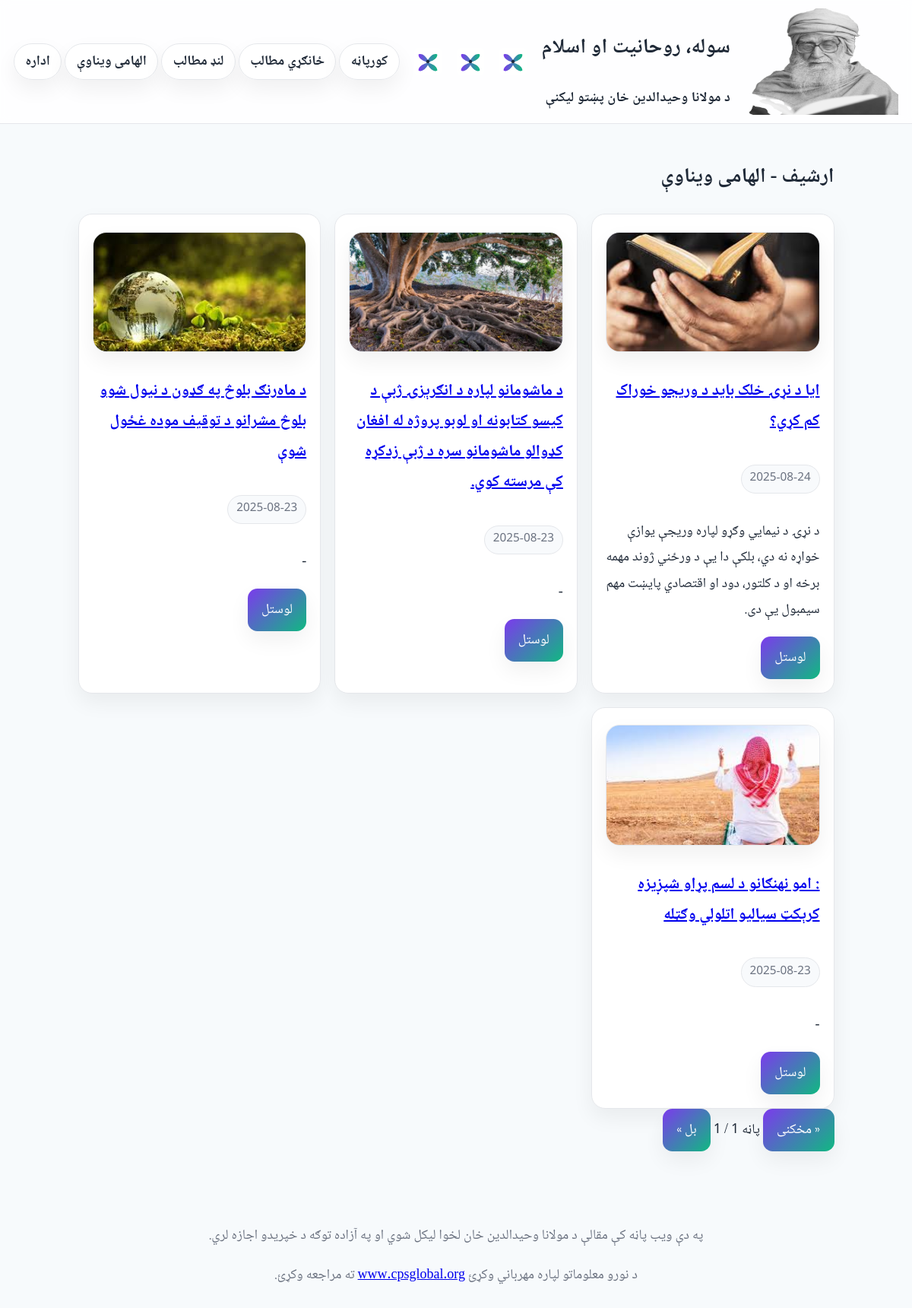
The page /inspiration.php on the database its author committed.
### tables this page shows
CREATE TABLE articles (
    id INTEGER PRIMARY KEY AUTOINCREMENT,
    title TEXT NOT NULL,
    excerpt TEXT,
    content TEXT NOT NULL,
    category TEXT,
    image TEXT,
    date TEXT DEFAULT (date('now'))
);

### inspiration.php (the view, shortened to what this page needs)
<?php
$db = new SQLite3(__DIR__ . '/data.db');
$page = max(1, intval($_GET['page'] ?? 1));
$limit = 6;
$offset = ($page - 1) * $limit;
$stmt = $db->prepare("SELECT * FROM articles WHERE category='Dagens inspiration' ORDER BY date DESC LIMIT :limit OFFSET :offset");
$stmt->bindValue(':limit', $limit, SQLITE3_INTEGER);
$stmt->bindValue(':offset', $offset, SQLITE3_INTEGER);
$results = $stmt->execute();
$total = $db->querySingle("SELECT COUNT(*) FROM articles WHERE category='Dagens inspiration'");
$pages = ceil($total / $limit);
?>
<!doctype html><html lang="ps" dir="rtl"><head>
<link rel="stylesheet" href="styles.css">
</head><body>
<?php include 'nav.php'; ?>
<main class="container">
  <h2>ارشیف - الهامی ویناوې</h2>
  <div class="grid">
    <?php while ($row = $results->fetchArray(SQLITE3_ASSOC)): ?>
      <div class="card">
        <?php if ($row['image']): ?>
          <img src="<?php echo htmlspecialchars($row['image']); ?>" alt="" class="article-cover">
        <?php endif; ?>
        <h3><a href="article.php?id=<?php echo $row['id']; ?>"><?php echo htmlspecialchars($row['title']); ?></a></h3>
        <p class="badge"><?php echo htmlspecialchars($row['date']); ?></p>
        <p><?php echo htmlspecialchars($row['excerpt']); ?></p>
        <a class="btn" href="article.php?id=<?php echo $row['id']; ?>">لوستل</a>
      </div>
    <?php endwhile; ?>
  </div>
  <div class="pagination">
    <a class="btn <?php echo ($page <= 1 ? 'disabled' : ''); ?>" href="?page=<?php echo max(1, $page-1); ?>">« مخکنی</a>
    <span>پاڼه <?php echo $page; ?> / <?php echo $pages; ?></span>
    <a class="btn <?php echo ($page >= $pages ? 'disabled' : ''); ?>" href="?page=<?php echo min($pages, $page+1); ?>">بل »</a>
  </div>
</main>
<?php include 'footer.php'; renderFooter(); ?>
</body></html>

### styles.css (style rules this page uses)
:root { --bg:#f7fafc;--ink:#1f2937;--muted:#6b7280;--card:#fff;--border:#e5e7eb;--accent:#7c3aed;--accent2:#10b981;--shadow:0 12px 28px rgba(0,0,0,.06) }
* { box-sizing:border-box }
html { font-size:18px }
body { margin:0;color:var(--ink);background:radial-gradient(1200px 800px at 80% -20%,#eef2ff 0%,var(--bg) 40%) fixed;font-family:"Noto Naskh Arabic","Scheherazade New",serif;line-height:1.9;direction:rtl }
.container { max-width:1040px;margin:0 auto;padding:1.25rem }
.grid { display:grid;gap:1rem;grid-template-columns:repeat(auto-fit,minmax(260px,1fr)) }
.card { background:var(--card);border:1px solid var(--border);border-radius:1rem;padding:1rem;box-shadow:var(--shadow) }
.card h3 { margin-top:0 }
.badge { display:inline-block;padding:.2rem .6rem;border:1px solid var(--border);border-radius:999px;background:#f8fafc;color:var(--muted);font-size:.85rem }
a.btn { display:inline-block;text-decoration:none;background:linear-gradient(135deg,var(--accent),var(--accent2));color:#fff;padding:.6rem 1rem;border-radius:.7rem;box-shadow:var(--shadow) }
.article-cover { width:100%;border-radius:1rem;border:1px solid var(--border);box-shadow:var(--shadow);margin:.25rem 0 1rem;object-fit:cover;aspect-ratio:16/9 }

### rows shown on the page
articles: image (picture), title "ایا د نړۍ خلک باید د وریجو خوراک کم کړي؟", date "2025-08-24", excerpt "د نړۍ د نیمايي وګړو لپاره وریجې یوازې خواړه نه دي، بلکې دا یې د ورځني ژوند مهمه برخه او د کلتور، دود او اقتصادي پایښت مهم سیمبول یې دی."
articles: image (picture), title "د ماشومانو لپاره د انګرېزۍ ژبې د کیسو کتابونه او لوبو پروژه له افغان کډوالو ماشومانو سره د ژبې زدکړه کې مرسته کوي.", date "2025-08-23", excerpt "-"
articles: image (picture), title "د ماه‌رنګ بلوڅ په ګډون د نیول شوو بلوڅ مشرانو د توقیف موده غځول شوې", date "2025-08-23", excerpt "-"
articles: image (picture), title ": امو نهنګانو د لسم پړاو شپږیزه کرېکټ سیالیو اتلولي وګټله", date "2025-08-23", excerpt "-"

### other values the page prints
$page "1"
$pages "1"
